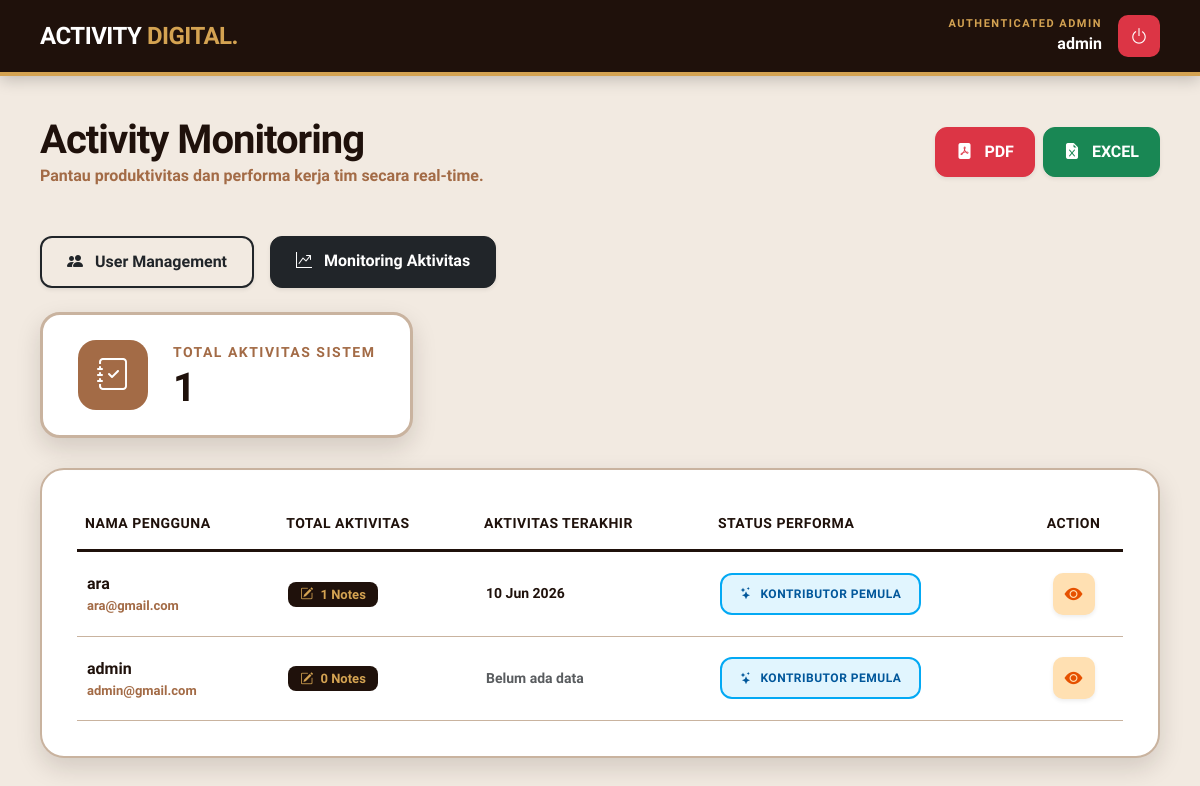
Page /public/index.php?page=admin_dashboard&action=monitoring (signed in) on the committed database.
### tables this page shows
CREATE TABLE `users` (
  `id_user` int(11) NOT NULL,
  `username` varchar(100) NOT NULL,
  `email` varchar(100) NOT NULL,
  `password` varchar(100) NOT NULL,
  `role` enum('admin','user') DEFAULT 'user',
  `last_activity` datetime DEFAULT NULL,
  `is_first_login` tinyint(1) DEFAULT 1
);

### controllers/AdminController.php (called while the page is built, shortened)
<?php
require_once __DIR__ . "/../models/User.php";
class AdminController
{
    private $userModel;
    public function __construct($koneksi)
    {
        $this->userModel = new UserModel($koneksi);
    }
    public function monitoring()
    {
        $usersStats = $this->userModel->getUsersWithStats();
        $totalAktivitas = $this->userModel->getTotalSystemActivities();
        $stats = [];
        while ($row = $usersStats->fetch_assoc()) {
            $stats[] = $row;
        }
        include __DIR__ . "/../views/admin/monitoring.php";
    }
}

### models/User.php (called while the page is built, shortened)
<?php
class UserModel
{
    private $db;
    public function __construct($koneksi)
    {
        $this->db = $koneksi;
    }
    public function getUsersWithStats()
    {
        $query = "SELECT u.*,
                     COUNT(n.user_id) as total_aktivitas,
                     MAX(n.date) as aktivitas_terakhir
              FROM users u
              LEFT JOIN notes n ON u.id_user = n.user_id
              GROUP BY u.id_user
              ORDER BY total_aktivitas DESC";
        return $this->db->query($query);
    }
    public function getTotalSystemActivities()
    {
        $sql = "SELECT COUNT(*) as total FROM notes";
        $result = $this->db->query($sql);
        return $result->fetch_assoc()['total'] ?? 0;
    }
}

### views/admin/monitoring.php (the view, shortened to what this page needs)
<?php
$stats = $stats ?? [];
$totalAktivitas = $totalAktivitas ?? 0;
?>
<!DOCTYPE html>
<html lang="id">
<head>
    <link href="https://cdn.jsdelivr.net/npm/bootstrap@5.3.2/dist/css/bootstrap.min.css" rel="stylesheet" />
    <link rel="stylesheet" href="https://cdn.jsdelivr.net/npm/bootstrap-icons@1.11.1/font/bootstrap-icons.min.css">
</head>
<body>
    <nav class="top-nav">
        <a href="#" class="brand-logo">ACTIVITY <span>DIGITAL.</span></a>
        <div class="d-flex align-items-center gap-3">
            <div class="text-end d-none d-md-block text-white">
                <div style="font-size: 11px; font-weight: 900; color: var(--accent-gold); letter-spacing: 1.5px;">AUTHENTICATED ADMIN</div>
                <div style="font-size: 16px; font-weight: 900;"><?= htmlspecialchars($_SESSION['username']) ?></div>
            </div>
            <a href="index.php?page=logout" class="btn-action bg-danger text-white border-0" onclick="return confirm('Apakah anda ingin logout?')">
                <i class="bi bi-power"></i>
            </a>
        </div>
    </nav>
    <div class="main-container">
        <div class="page-header d-flex flex-column flex-md-row justify-content-between align-items-md-center mb-5 gap-3">
            <div class="header-title">
                <h1>Activity Monitoring</h1>
                <p class="mb-0 fw-bold" style="color: var(--caramel);">Pantau produktivitas dan performa kerja tim secara real-time.</p>
            </div>
            <div class="d-flex gap-2">
                <a href="index.php?page=admin_dashboard&action=export_pdf" class="btn btn-danger fw-bold shadow-sm" style="border-radius: 12px; padding: 12px 20px;">
                    <i class="bi bi-file-pdf-fill me-2"></i> PDF
                </a>
                <a href="index.php?page=admin_dashboard&action=export_excel" class="btn btn-success fw-bold shadow-sm" style="border-radius: 12px; padding: 12px 20px;">
                    <i class="bi bi-file-earmark-excel-fill me-2"></i> EXCEL
                </a>
            </div>
        </div>
        <div class="container-fluid px-0 mb-4">
            <div class="d-flex gap-3">
                <a href="index.php?page=admin_dashboard" class="btn btn-outline-dark shadow-sm" style="font-weight: 800; border-radius: 12px; padding: 12px 25px; border-width: 2px;">
                    <i class="bi bi-people-fill me-2"></i> User Management
                </a>
                <a href="index.php?page=admin_dashboard&action=monitoring" class="btn btn-dark shadow-sm" style="font-weight: 800; border-radius: 12px; padding: 12px 25px;">
                    <i class="bi bi-graph-up-arrow me-2"></i> Monitoring Aktivitas
                </a>
            </div>
        </div>
        <div class="row mb-4">
            <div class="col-md-auto">
                <div class="stat-card" onclick="window.location.href='index.php?page=admin_dashboard&action=all_activities'" style="cursor:pointer;">
                    <div class="stat-icon" style="background: var(--caramel);"><i class="bi bi-journal-check"></i></div>
                    <div>
                        <div class="stat-label">Total Aktivitas Sistem</div>
                        <div class="stat-value"><?= $totalAktivitas ?></div>
                    </div>
                </div>
            </div>
        </div>
        <div class="table-wrapper">
            <table class="table table-hover mb-0" id="tableMonitoring">
                <thead>
                    <tr>
                        <th>Nama Pengguna</th>
                        <th>Total Aktivitas</th>
                        <th>Aktivitas Terakhir</th>
                        <th>Status Performa</th>
                        <th class="text-center">Action</th>
                    </tr>
                </thead>
                <tbody>
                    <?php foreach ($stats as $s): ?>
                        <tr>
                            <td>
                                <div style="font-weight: 900; font-size: 16px;"><?= htmlspecialchars($s['username']) ?></div>
                                <div style="font-size: 13px; color: var(--caramel); font-weight: 600;"><?= htmlspecialchars($s['email']) ?></div>
                            </td>
                            <td>
                                <span class="notes-count">
                                    <i class="bi bi-pencil-square me-1"></i> <?= $s['total_aktivitas'] ?> Notes
                                </span>
                            </td>
                            <td style="font-size: 14px; font-weight: 800;">
                                <?= $s['aktivitas_terakhir'] ? date('d M Y', strtotime($s['aktivitas_terakhir'])) : '<span class="text-muted">Belum ada data</span>' ?>
                            </td>
                            <td>
                                <?php
                                $count = $s['total_aktivitas'];
                                if ($count >= 20) {
                                    echo '<div class="badge-piagam badge-emas"><i class="bi bi-trophy-fill"></i> Piagam Emas: Sangat Aktif</div>';
                                } elseif ($count >= 10) {
                                    echo '<div class="badge-piagam badge-perak"><i class="bi bi-award-fill"></i> Piagam Perak: Aktif</div>';
                                } else {
                                    echo '<div class="badge-piagam badge-pemula"><i class="bi bi-stars"></i> Kontributor Pemula</div>';
                                }
                                ?>
                            </td>
                            <td class="text-center">
                                <a href="index.php?page=admin_dashboard&action=user_detail&id=<?= $s['id_user'] ?>" class="btn-action shadow-sm" title="Lihat Detail">
                                    <i class="bi bi-eye-fill"></i>
                                </a>
                            </td>
                        </tr>
                    <?php endforeach; ?>
                </tbody>
            </table>
        </div>
    </div>
</body>
</html>

### views/admin/monitoring.php (style rules this page uses)
:root { --bg-body: #F2EAE1; --milk-tea: #D4BDA9; --caramel: #A36B46; --espresso: #3A2318; --espresso-dark: #1F110B; --white: #FFFFFF; --accent-gold: #D4A352; --shadow-bold: 0 10px 25px rgba(31, 17, 11, 0.15); --border-solid: #C9B39F; }
body { background-color: var(--bg-body); font-family: 'Plus Jakarta Sans', sans-serif; color: var(--espresso-dark); -webkit-font-smoothing: antialiased; }
.top-nav { background: var(--espresso-dark); padding: 15px 40px; display: flex; justify-content: space-between; align-items: center; box-shadow: 0 4px 15px rgba(0, 0, 0, 0.2); border-bottom: 4px solid var(--accent-gold); }
.brand-logo { font-weight: 900; font-size: 24px; color: var(--white); text-decoration: none; letter-spacing: -0.5px; }
.brand-logo span { color: var(--accent-gold); }
.main-container { padding: 40px; max-width: 1400px; margin: 0 auto; }
.header-title h1 { font-weight: 900; font-size: 40px; color: var(--espresso-dark); margin: 0; letter-spacing: -1px; }
.stat-card { background: var(--white); border: 3px solid var(--border-solid); border-radius: 20px; padding: 25px 35px; box-shadow: var(--shadow-bold); display: flex; align-items: center; gap: 25px; width: fit-content; }
.stat-icon { width: 70px; height: 70px; background: var(--espresso); color: var(--white); border-radius: 18px; display: flex; align-items: center; justify-content: center; font-size: 32px; }
.stat-label { font-size: 14px; font-weight: 900; color: var(--caramel); text-transform: uppercase; letter-spacing: 1.5px; }
.stat-value { font-size: 40px; font-weight: 900; color: var(--espresso-dark); line-height: 1; margin-top: 5px; }
.table-wrapper { background: var(--white); border-radius: 24px; padding: 35px; box-shadow: var(--shadow-bold); border: 2px solid var(--border-solid); margin-top: 30px; }
.table th { font-weight: 900; color: var(--espresso-dark); text-transform: uppercase; font-size: 14px; letter-spacing: 0.5px; border-bottom: 3px solid var(--espresso-dark); padding-bottom: 15px; }
.table td { vertical-align: middle; font-weight: 700; color: var(--espresso-dark); padding: 20px 10px; border-bottom: 1px solid var(--border-solid); }
.btn-action { width: 42px; height: 42px; display: inline-flex; align-items: center; justify-content: center; border-radius: 10px; transition: 0.3s; border: 2px solid transparent; background: #FFE0B2; color: #E65100; font-size: 18px; text-decoration: none; }
.badge-piagam { display: inline-flex; align-items: center; gap: 8px; padding: 10px 18px; border-radius: 12px; font-weight: 900; font-size: 12px; text-transform: uppercase; letter-spacing: 0.5px; border: 2px solid transparent; }
.badge-pemula { background: #E1F5FE; color: #01579B; border-color: #03A9F4; }
.notes-count { background: var(--espresso-dark); color: var(--accent-gold); padding: 5px 12px; border-radius: 8px; font-weight: 900; font-size: 13px; }

### rows in the picture
users: username "ara", email "ara@gmail.com", total_aktivitas "1", aktivitas_terakhir "10 Jun 2026"
users: username "admin", email "admin@gmail.com", total_aktivitas "0", shows "Belum ada data"

### other values in the picture
$_SESSION['username'] "admin"
$totalAktivitas "1"
